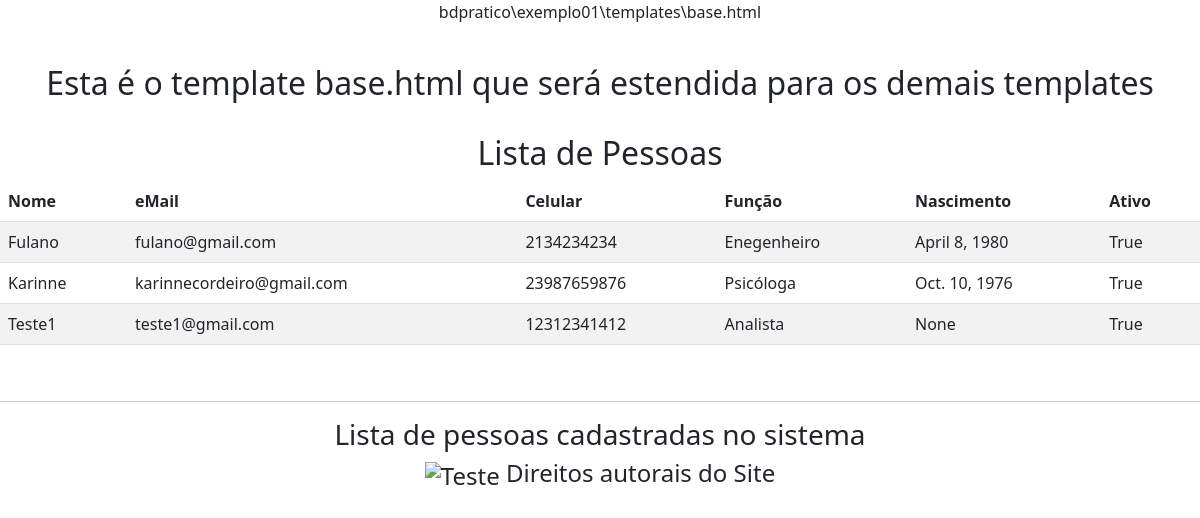
Page /pessoa_list/ (signed in) on the committed database.
### exemplo01/models.py (models this page shows, shortened)
class Pessoa(models.Model):
    nome = models.CharField(max_length=50, null=False, blank=False, verbose_name='Nome')
    email = models.CharField(max_length=50, null=False, blank=False, verbose_name='eMail')
    celular = models.CharField(max_length=20, null=True, blank=True, verbose_name='celular')
    funcao = models.CharField(max_length=30, null=True, blank=True, verbose_name='Funcao')
    nascimento = models.DateField(null=True, blank=True, verbose_name='Nascimento')
    ativo = models.BooleanField(default=True, verbose_name='Ativo')
    class Meta:
        ordering = ['nome', 'funcao']

### exemplo01/views.py (the view)
# urls.py: path("pessoa_list/", views.pessoa_list.as_view(), name='pessoa_list_alias'),
class pessoa_list(ListView):
    model = Pessoa
    template_name = 'exemplo01/pessoa_list.html'
    def dispatch(self, request, *args, **kwargs):
        if request.user.has_perm("exemplo01.view_pessoa"):
            return super().dispatch(request, *args, **kwargs)
        else:
            return HttpResponse("Sem permissão para listar pessoas")

### exemplo01/templates/exemplo01/pessoa_list.html (shortened to what this page needs)
{% extends 'base.html' %}
{% block corpo %}
<h2>Lista de Pessoas</h2>
<table class="table table-striped table-hover">
    <thead>
        <tr>
            <th>Nome</th>
            <th>eMail</th>
            <th>Celular</th>
            <th>Função</th>
            <th>Nascimento</th>
            <th>Ativo</th>
        </tr>
    </thead>
    <tbody>
        {% for pessoa in object_list %}
        <tr>
            <td>{{ pessoa.nome }}</td>
            <td>{{ pessoa.email }}</td>
            <td>{{ pessoa.celular }}</td>
            <td>{{ pessoa.funcao }}</td>
            <td>{{ pessoa.nascimento }}</td>
            <td>{{ pessoa.ativo }}</td>
        </tr>
        {% endfor %}
    </tbody>
</table>
{% endblock %}
{% block rodape %}Lista de pessoas cadastradas no sistema{% endblock %}

### rows in the picture
Pessoa: nome "Fulano", email "fulano@gmail.com", celular "2134234234", funcao "Enegenheiro", nascimento "April 8, 1980", ativo "True"
Pessoa: nome "Karinne", email "karinnecordeiro@gmail.com", celular "23987659876", funcao "Psicóloga", nascimento "Oct. 10, 1976", ativo "True"
Pessoa: nome "Teste1", email "teste1@gmail.com", celular "12312341412", funcao "Analista", nascimento "None", ativo "True"
